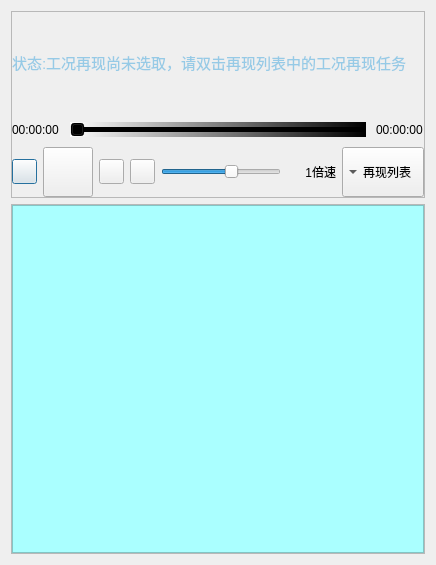
<?xml version="1.0" encoding="UTF-8"?>
<ui version="4.0">
 <class>RevertPlayer</class>
 <widget class="QDialog" name="RevertPlayer">
  <property name="geometry">
   <rect>
    <x>0</x>
    <y>0</y>
    <width>578</width>
    <height>573</height>
   </rect>
  </property>
  <property name="maximumSize">
   <size>
    <width>16777215</width>
    <height>16777215</height>
   </size>
  </property>
  <property name="windowTitle">
   <string>工况再现</string>
  </property>
  <layout class="QVBoxLayout" name="verticalLayout_4">
   <property name="sizeConstraint">
    <enum>QLayout::SetFixedSize</enum>
   </property>
   <item>
    <widget class="QFrame" name="framePlayer">
     <property name="sizePolicy">
      <sizepolicy hsizetype="Preferred" vsizetype="Fixed">
       <horstretch>0</horstretch>
       <verstretch>0</verstretch>
      </sizepolicy>
     </property>
     <property name="styleSheet">
      <string notr="true"/>
     </property>
     <property name="frameShape">
      <enum>QFrame::StyledPanel</enum>
     </property>
     <property name="frameShadow">
      <enum>QFrame::Raised</enum>
     </property>
     <layout class="QVBoxLayout" name="verticalLayout_3">
      <property name="spacing">
       <number>0</number>
      </property>
      <property name="margin">
       <number>0</number>
      </property>
      <item>
       <layout class="QVBoxLayout" name="verticalLayout_2">
        <property name="spacing">
         <number>10</number>
        </property>
        <item>
         <widget class="QLabel" name="labelMsg">
          <property name="minimumSize">
           <size>
            <width>0</width>
            <height>100</height>
           </size>
          </property>
          <property name="maximumSize">
           <size>
            <width>16777215</width>
            <height>100</height>
           </size>
          </property>
          <property name="styleSheet">
           <string notr="true">border-image: url(:pic/images/screen.png); 
border-width: 1px;
color:rgb(150, 202, 230);
border-radius:9px;    
border-width: 1px;
font: 11pt;
</string>
          </property>
          <property name="text">
           <string>状态:工况再现尚未选取，请双击再现列表中的工况再现任务</string>
          </property>
         </widget>
        </item>
        <item>
         <layout class="QHBoxLayout" name="horizontalLayout">
          <item>
           <widget class="QLabel" name="labelTime">
            <property name="minimumSize">
             <size>
              <width>48</width>
              <height>0</height>
             </size>
            </property>
            <property name="maximumSize">
             <size>
              <width>48</width>
              <height>16777215</height>
             </size>
            </property>
            <property name="text">
             <string>00:00:00</string>
            </property>
           </widget>
          </item>
          <item>
           <widget class="QSlider" name="sliderProgress">
            <property name="enabled">
             <bool>true</bool>
            </property>
            <property name="acceptDrops">
             <bool>false</bool>
            </property>
            <property name="autoFillBackground">
             <bool>false</bool>
            </property>
            <property name="styleSheet">
             <string notr="true">background-color: qlineargradient(spread:pad, x1:0, y1:0, x2:1, y2:0, stop:0 rgba(255, 255, 255, 255), stop:1 rgba(0, 0, 0, 255));</string>
            </property>
            <property name="maximum">
             <number>10000000</number>
            </property>
            <property name="orientation">
             <enum>Qt::Horizontal</enum>
            </property>
            <property name="invertedControls">
             <bool>false</bool>
            </property>
           </widget>
          </item>
          <item>
           <widget class="QLabel" name="labelTimeTotle">
            <property name="minimumSize">
             <size>
              <width>48</width>
              <height>0</height>
             </size>
            </property>
            <property name="maximumSize">
             <size>
              <width>48</width>
              <height>16777215</height>
             </size>
            </property>
            <property name="text">
             <string>00:00:00</string>
            </property>
           </widget>
          </item>
         </layout>
        </item>
        <item>
         <layout class="QHBoxLayout" name="horizontalLayout_4">
          <property name="spacing">
           <number>6</number>
          </property>
          <item>
           <layout class="QHBoxLayout" name="horizontalLayout_3">
            <item>
             <widget class="QPushButton" name="buttonBackward">
              <property name="minimumSize">
               <size>
                <width>25</width>
                <height>25</height>
               </size>
              </property>
              <property name="maximumSize">
               <size>
                <width>25</width>
                <height>25</height>
               </size>
              </property>
              <property name="cursor">
               <cursorShape>PointingHandCursor</cursorShape>
              </property>
              <property name="toolTip">
               <string/>
              </property>
              <property name="statusTip">
               <string/>
              </property>
              <property name="whatsThis">
               <string/>
              </property>
              <property name="styleSheet">
               <string notr="true">border-image: url(:pic/images/快退.PNG);</string>
              </property>
              <property name="text">
               <string/>
              </property>
             </widget>
            </item>
            <item>
             <widget class="QPushButton" name="buttonStartPause">
              <property name="minimumSize">
               <size>
                <width>50</width>
                <height>50</height>
               </size>
              </property>
              <property name="maximumSize">
               <size>
                <width>50</width>
                <height>50</height>
               </size>
              </property>
              <property name="cursor">
               <cursorShape>PointingHandCursor</cursorShape>
              </property>
              <property name="toolTip">
               <string/>
              </property>
              <property name="whatsThis">
               <string/>
              </property>
              <property name="styleSheet">
               <string notr="true">border-image: url(:pic/images/播放.PNG);</string>
              </property>
              <property name="text">
               <string/>
              </property>
             </widget>
            </item>
            <item>
             <widget class="QPushButton" name="buttonForward">
              <property name="minimumSize">
               <size>
                <width>25</width>
                <height>25</height>
               </size>
              </property>
              <property name="maximumSize">
               <size>
                <width>25</width>
                <height>25</height>
               </size>
              </property>
              <property name="cursor">
               <cursorShape>PointingHandCursor</cursorShape>
              </property>
              <property name="toolTip">
               <string/>
              </property>
              <property name="statusTip">
               <string/>
              </property>
              <property name="whatsThis">
               <string/>
              </property>
              <property name="styleSheet">
               <string notr="true">border-image: url(:pic/images/快进.PNG);</string>
              </property>
              <property name="text">
               <string/>
              </property>
             </widget>
            </item>
            <item>
             <widget class="QPushButton" name="buttonStop">
              <property name="minimumSize">
               <size>
                <width>25</width>
                <height>25</height>
               </size>
              </property>
              <property name="maximumSize">
               <size>
                <width>25</width>
                <height>25</height>
               </size>
              </property>
              <property name="cursor">
               <cursorShape>PointingHandCursor</cursorShape>
              </property>
              <property name="toolTip">
               <string/>
              </property>
              <property name="whatsThis">
               <string/>
              </property>
              <property name="styleSheet">
               <string notr="true">border-image: url(:pic/images/停止.PNG);</string>
              </property>
              <property name="text">
               <string/>
              </property>
             </widget>
            </item>
           </layout>
          </item>
          <item>
           <layout class="QHBoxLayout" name="horizontalLayout_2">
            <property name="spacing">
             <number>0</number>
            </property>
            <item>
             <widget class="QSlider" name="sliderSpeed">
              <property name="sizePolicy">
               <sizepolicy hsizetype="Fixed" vsizetype="Fixed">
                <horstretch>0</horstretch>
                <verstretch>0</verstretch>
               </sizepolicy>
              </property>
              <property name="minimumSize">
               <size>
                <width>120</width>
                <height>0</height>
               </size>
              </property>
              <property name="maximumSize">
               <size>
                <width>120</width>
                <height>16777215</height>
               </size>
              </property>
              <property name="minimum">
               <number>-3</number>
              </property>
              <property name="maximum">
               <number>2</number>
              </property>
              <property name="pageStep">
               <number>1</number>
              </property>
              <property name="orientation">
               <enum>Qt::Horizontal</enum>
              </property>
             </widget>
            </item>
            <item>
             <widget class="QLabel" name="labelSpeed">
              <property name="minimumSize">
               <size>
                <width>55</width>
                <height>0</height>
               </size>
              </property>
              <property name="maximumSize">
               <size>
                <width>55</width>
                <height>16777215</height>
               </size>
              </property>
              <property name="text">
               <string>1倍速</string>
              </property>
              <property name="alignment">
               <set>Qt::AlignRight|Qt::AlignTrailing|Qt::AlignVCenter</set>
              </property>
             </widget>
            </item>
           </layout>
          </item>
          <item>
           <spacer name="horizontalSpacer">
            <property name="orientation">
             <enum>Qt::Horizontal</enum>
            </property>
            <property name="sizeHint" stdset="0">
             <size>
              <width>0</width>
              <height>20</height>
             </size>
            </property>
           </spacer>
          </item>
          <item>
           <widget class="QToolButton" name="buttonListRevert">
            <property name="sizePolicy">
             <sizepolicy hsizetype="Fixed" vsizetype="Expanding">
              <horstretch>0</horstretch>
              <verstretch>0</verstretch>
             </sizepolicy>
            </property>
            <property name="minimumSize">
             <size>
              <width>0</width>
              <height>0</height>
             </size>
            </property>
            <property name="maximumSize">
             <size>
              <width>16777215</width>
              <height>16777215</height>
             </size>
            </property>
            <property name="text">
             <string>再现列表</string>
            </property>
            <property name="autoExclusive">
             <bool>false</bool>
            </property>
            <property name="toolButtonStyle">
             <enum>Qt::ToolButtonTextBesideIcon</enum>
            </property>
            <property name="autoRaise">
             <bool>false</bool>
            </property>
            <property name="arrowType">
             <enum>Qt::DownArrow</enum>
            </property>
           </widget>
          </item>
         </layout>
        </item>
       </layout>
      </item>
     </layout>
    </widget>
   </item>
   <item>
    <widget class="QFrame" name="frameRevertList">
     <property name="minimumSize">
      <size>
       <width>0</width>
       <height>350</height>
      </size>
     </property>
     <property name="maximumSize">
      <size>
       <width>16777215</width>
       <height>350</height>
      </size>
     </property>
     <property name="frameShape">
      <enum>QFrame::StyledPanel</enum>
     </property>
     <property name="frameShadow">
      <enum>QFrame::Raised</enum>
     </property>
     <layout class="QVBoxLayout" name="verticalLayout">
      <property name="margin">
       <number>0</number>
      </property>
      <item>
       <widget class="QTableWidget" name="listRevert">
        <property name="mouseTracking">
         <bool>true</bool>
        </property>
        <property name="styleSheet">
         <string notr="true">background-color: rgb(170, 255, 255);
font: 12pt &quot;仿宋&quot;;</string>
        </property>
        <property name="editTriggers">
         <set>QAbstractItemView::NoEditTriggers</set>
        </property>
        <property name="selectionMode">
         <enum>QAbstractItemView::SingleSelection</enum>
        </property>
        <property name="selectionBehavior">
         <enum>QAbstractItemView::SelectRows</enum>
        </property>
        <property name="showGrid">
         <bool>false</bool>
        </property>
        <attribute name="horizontalHeaderVisible">
         <bool>false</bool>
        </attribute>
        <attribute name="horizontalHeaderStretchLastSection">
         <bool>true</bool>
        </attribute>
        <attribute name="verticalHeaderVisible">
         <bool>false</bool>
        </attribute>
       </widget>
      </item>
     </layout>
    </widget>
   </item>
  </layout>
 </widget>
 <resources>
  <include location="../SimuTrainee.qrc"/>
 </resources>
 <connections/>
</ui>
